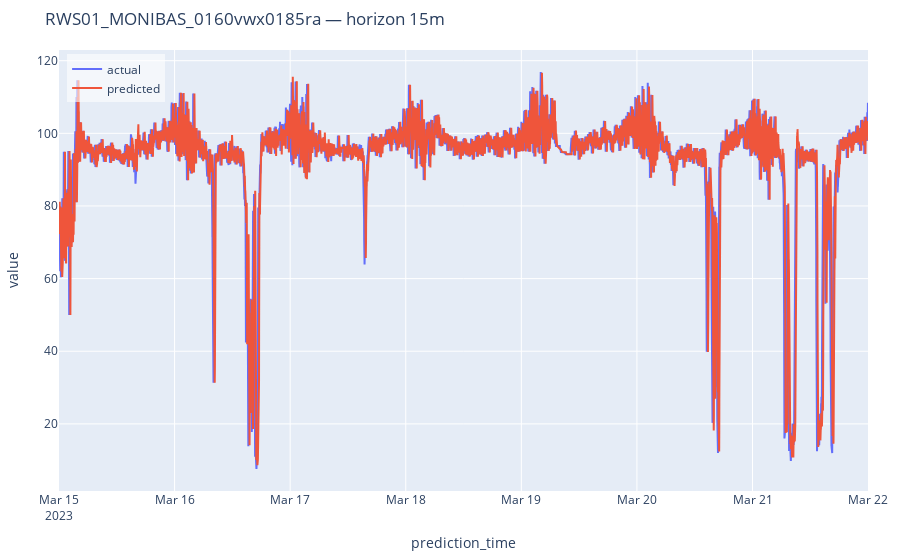

Notebook code for this chart:
### Code cell
plot_sensor(df_pred_lstm,s)

### Figure 1 — Plotly figure (JSON) as saved in the notebook; plotly's stock layout.template omitted (floating-point values rounded to 4 significant figures; data arrays with more than 128 entries replaced by an {"elided": "..."} marker saying what was removed)
{"data": [{"mode": "lines", "name": "actual", "type": "scatter", "x": {"elided": "10080 str values"}, "y": {"elided": "10080 float values"}}, {"mode": "lines", "name": "predicted", "type": "scatter", "x": {"elided": "10080 str values"}, "y": {"elided": "10080 float values"}}], "layout": {"legend": {"bgcolor": "rgba(255,255,255,0.6)", "bordercolor": "rgba(0,0,0,0.15)", "x": 0.01, "y": 0.99}, "margin": {"b": 40, "l": 40, "r": 20, "t": 50}, "title": {"text": "RWS01_MONIBAS_0160vwx0185ra — horizon 15m"}, "xaxis": {"title": {"text": "prediction_time"}}, "yaxis": {"title": {"text": "value"}}}}
